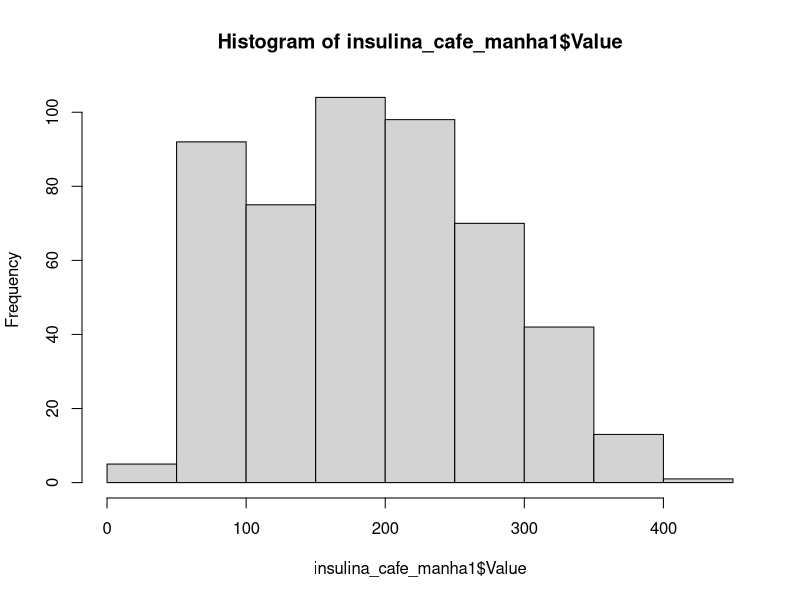

R code for this plot: (Note: this script raises an error after producing the figure.)
# Carregar bibliotecas necessárias
library(ggpubr)
library(dplyr)
library(ggplot2)

# Carregar o conjunto de dados
data <- read.csv("data.csv")

# Converter códigos e valores para numéricos
data$Code <- as.numeric(data$Code)
data$Value <- as.numeric(data$Value)
data <- na.omit(data)


# Pacientes de interesse
pacientes_interesse <- c("data-03", "data-04", "data-22", "data-44", "data-45", "data-51", "data-52", "data-54", "data-55", "data-56", "data-57", "data-58", "data-59", "data-60", "data-61", "data-62", "data-63", "data-65", "data-66")

# Filtrar dados de insulina antes do café da manhã (Code 58) para os pacientes de interesse
insulina_cafe_manha1 <- data %>%
  filter(paciente %in% pacientes_interesse & Code == 58)

# Visualizar os dados
insulina_cafe_manha1



# Selecionar 100 dados da coluna "Value"
insulina_cafe_manha1 <- insulina_cafe_manha1 %>%
  sample_n(500) %>%
  select(Value)

# Visualizar os dados
insulina_cafe_manha1

# Converter coluna "Value" para formato numérico
insulina_cafe_manha1$Value <- as.numeric(insulina_cafe_manha1$Value)

# Plotar o histograma
hist(insulina_cafe_manha1$Value)




# Filtrar pacientes que utilizaram a insulina regular (Code 33) e não utilizaram a insulina 35
pacientes_regular <- data %>%
  filter(Code == 33 & !paciente %in% insulin_data$Code[insulin_data$Code == 35]) %>%
  distinct(paciente)

# Visualizar os pacientes
pacientes_regular



# Lista de pacientes
pacientes <- c("data-01", "data-02", "data-03", "data-04", "data-05", "data-06", "data-07", "data-08", "data-09", "data-10", "data-11", "data-12", "data-13", "data-14", "data-15", "data-16", "data-17", "data-18", "data-19", "data-20", "data-21", "data-22", "data-23", "data-24", "data-25", "data-26", "data-27", "data-28", "data-29", "data-30", "data-31", "data-32", "data-33", "data-34", "data-35", "data-36", "data-37", "data-38", "data-39", "data-40", "data-41", "data-42", "data-43", "data-44", "data-45", "data-46", "data-47", "data-48", "data-51", "data-52", "data-53", "data-54", "data-55", "data-56", "data-57", "data-58", "data-59", "data-60", "data-61", "data-62", "data-63", "data-65", "data-66", "data-67", "data-70")

# Filtrar pacientes e medida de insulina antes do café da manhã (Code 58)
insulina_cafe_manha <- data %>%
  filter(paciente %in% pacientes & Code == 58) %>%
  select(Value) %>%
  sample_n(500)

# Visualizar as medidas de insulina antes do café da manhã
insulina_cafe_manha
# Convertendo a coluna "Value" para numérico
insulina_cafe_manha$Value <- as.numeric(insulina_cafe_manha$Value)

# Plotar o histograma
hist(insulina_cafe_manha$Value)



# Teste t
t.test(insulina_cafe_manha$Value, insulina_cafe_manha1$Value)



group1 <-insulina_cafe_manha1$Value
group2 <- insulina_cafe_manha$Value

#quantidade
group1 <- na.omit(group1)
group2 <-na.omit(group2)

num_gr1 <- length(group1)
num_gr2 <- length(group2)
num_gr1
num_gr2
media_gr1 <- mean(group1)
media_gr2 <- mean(group2)
media_gr1
media_gr2

s1_gr1 <- var(group1)/num_gr1
s1_gr1
s1_gr2 <- var(group2)/num_gr2
media_diff <- media_gr1 - media_gr2
media_diff
s1_gr2
#estatistica
t0 <- (media_diff - 0)/(sqrt(s1_gr1+s1_gr2))
t0
#grau de liberdade
g1_cima = (s1_gr1 + s1_gr2)**2
g1_baixo = (s1_gr1**2)/(num_gr1-1) + (s1_gr2**2)/(num_gr2-1)
g1_total = g1_cima/g1_baixo
g1_total
#pvalor
ate_t0 <- pt(t0,df=g1_total)
ate_t0
2*(1-ate_t0)

# Realizar o t-teste
t.test(group1, group2)
hist(group1)
hist(group2)



# Criar um data frame combinando as duas variáveis
data <- data.frame(
  Grupo = c(rep("glicose_cafe_manha", length(insulina_cafe_manha$Value)),
            rep("glicose_cafe_manha1", length(insulina_cafe_manha1$Value))),
  Valor = c(insulina_cafe_manha$Value, insulina_cafe_manha1$Value)
)

# Criar o boxplot
ggplot(data, aes(x = Grupo, y = Valor)) +
  geom_boxplot(fill = "lightblue", color = "black") +
  labs(x = "Grupo", y = "Valor", title = "Boxplot das Insulinas") +
  theme_minimal()

# Criar um data frame combinando as duas variáveis
data <- data.frame(
  Grupo = c(rep("insulina_cafe_manha", length(insulina_cafe_manha$Value))),
  Valor = insulina_cafe_manha$Value
)
data2 <- data.frame(
  Grupo = c(rep("insulina_cafe_manha1", length(insulina_cafe_manha1$Value))),
  Valor = insulina_cafe_manha1$Value
)

p <- ggplot() +
  geom_density(data = data, aes(x = Valor, color = "Insulina NPH"), size = 1) +
  geom_density(data = data2, aes(x = Valor, color = "Insulina Ultralente"), size = 1) +
  labs(x = "Glicose", y = "Densidade", title = "Densidade das Insulinas") +
  scale_color_manual(values = c("Insulina NPH" = "blue", "Insulina Ultralente" = "red")) +
  theme_minimal()

# Mostrar o gráfico
print(p)
